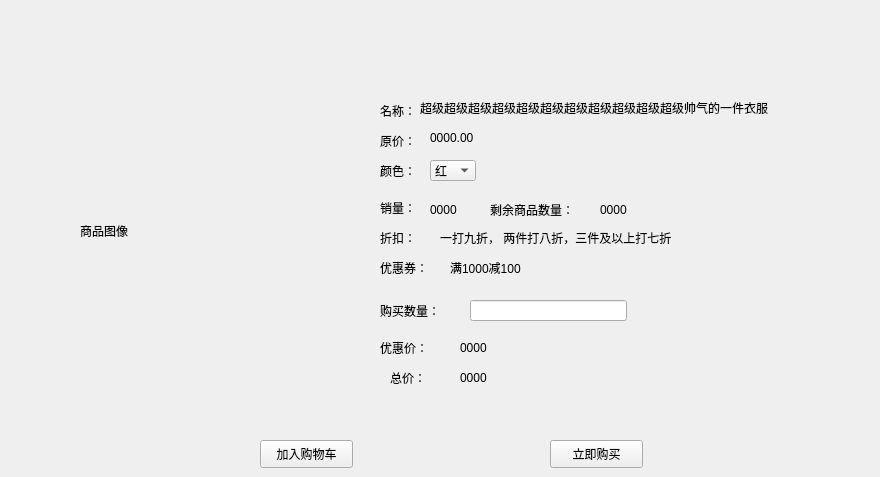
   <widget class="QWidget" name="pageClothInf">
    <widget class="QLabel" name="label_20">
     <property name="geometry">
      <rect>
       <x>380</x>
       <y>230</y>
       <width>72</width>
       <height>15</height>
      </rect>
     </property>
     <property name="text">
      <string>折扣：</string>
     </property>
    </widget>
    <widget class="QLabel" name="labelClothSellNumber">
     <property name="geometry">
      <rect>
       <x>430</x>
       <y>200</y>
       <width>41</width>
       <height>20</height>
      </rect>
     </property>
     <property name="text">
      <string>0000</string>
     </property>
    </widget>
    <widget class="QLabel" name="labelName_5">
     <property name="geometry">
      <rect>
       <x>380</x>
       <y>100</y>
       <width>45</width>
       <height>21</height>
      </rect>
     </property>
     <property name="text">
      <string>名称：</string>
     </property>
    </widget>
    <widget class="QLabel" name="label_22">
     <property name="geometry">
      <rect>
       <x>380</x>
       <y>260</y>
       <width>72</width>
       <height>15</height>
      </rect>
     </property>
     <property name="text">
      <string>优惠券：</string>
     </property>
    </widget>
    <widget class="QLabel" name="labelPrice_5">
     <property name="geometry">
      <rect>
       <x>380</x>
       <y>130</y>
       <width>45</width>
       <height>21</height>
      </rect>
     </property>
     <property name="text">
      <string>原价：</string>
     </property>
    </widget>
    <widget class="QLabel" name="labelLeftNumber_5">
     <property name="geometry">
      <rect>
       <x>380</x>
       <y>300</y>
       <width>71</width>
       <height>21</height>
      </rect>
     </property>
     <property name="text">
      <string>购买数量：</string>
     </property>
    </widget>
    <widget class="QLineEdit" name="lineEditClothBuyNumber">
     <property name="geometry">
      <rect>
       <x>470</x>
       <y>300</y>
       <width>157</width>
       <height>21</height>
      </rect>
     </property>
    </widget>
    <widget class="QComboBox" name="comboBoxClothColor">
     <property name="geometry">
      <rect>
       <x>430</x>
       <y>160</y>
       <width>46</width>
       <height>21</height>
      </rect>
     </property>
     <property name="currentIndex">
      <number>0</number>
     </property>
     <item>
      <property name="text">
       <string>红</string>
      </property>
     </item>
     <item>
      <property name="text">
       <string>黑</string>
      </property>
     </item>
     <item>
      <property name="text">
       <string>黄</string>
      </property>
     </item>
     <item>
      <property name="text">
       <string>绿</string>
      </property>
     </item>
    </widget>
    <widget class="QLabel" name="labelColor_5">
     <property name="geometry">
      <rect>
       <x>380</x>
       <y>160</y>
       <width>46</width>
       <height>21</height>
      </rect>
     </property>
     <property name="text">
      <string>颜色：</string>
     </property>
    </widget>
    <widget class="QLabel" name="labelClothLeftNumber">
     <property name="geometry">
      <rect>
       <x>600</x>
       <y>200</y>
       <width>41</width>
       <height>20</height>
      </rect>
     </property>
     <property name="text">
      <string>0000</string>
     </property>
    </widget>
    <widget class="QPushButton" name="ptnJoinShoppingCart">
     <property name="geometry">
      <rect>
       <x>260</x>
       <y>440</y>
       <width>93</width>
       <height>28</height>
      </rect>
     </property>
     <property name="text">
      <string>加入购物车</string>
     </property>
    </widget>
    <widget class="QPushButton" name="ptnBuyNow">
     <property name="geometry">
      <rect>
       <x>550</x>
       <y>440</y>
       <width>93</width>
       <height>28</height>
      </rect>
     </property>
     <property name="text">
      <string>立即购买</string>
     </property>
    </widget>
    <widget class="QLabel" name="label_21">
     <property name="geometry">
      <rect>
       <x>380</x>
       <y>200</y>
       <width>41</width>
       <height>16</height>
      </rect>
     </property>
     <property name="text">
      <string>销量：</string>
     </property>
    </widget>
    <widget class="QLabel" name="label_23">
     <property name="geometry">
      <rect>
       <x>490</x>
       <y>200</y>
       <width>101</width>
       <height>20</height>
      </rect>
     </property>
     <property name="text">
      <string>剩余商品数量：</string>
     </property>
    </widget>
    <widget class="QLabel" name="labelClothDiscount">
     <property name="geometry">
      <rect>
       <x>440</x>
       <y>230</y>
       <width>311</width>
       <height>16</height>
      </rect>
     </property>
     <property name="text">
      <string>一打九折， 两件打八折，三件及以上打七折</string>
     </property>
    </widget>
    <widget class="QLabel" name="labelClothName">
     <property name="geometry">
      <rect>
       <x>420</x>
       <y>100</y>
       <width>451</width>
       <height>16</height>
      </rect>
     </property>
     <property name="text">
      <string>超级超级超级超级超级超级超级超级超级超级超级帅气的一件衣服</string>
     </property>
    </widget>
    <widget class="QLabel" name="labelClothOriginalPrice">
     <property name="geometry">
      <rect>
       <x>430</x>
       <y>130</y>
       <width>72</width>
       <height>15</height>
      </rect>
     </property>
     <property name="text">
      <string>0000.00</string>
     </property>
    </widget>
    <widget class="QLabel" name="label_33">
     <property name="geometry">
      <rect>
       <x>380</x>
       <y>340</y>
       <width>72</width>
       <height>15</height>
      </rect>
     </property>
     <property name="text">
      <string>优惠价：</string>
     </property>
    </widget>
    <widget class="QLabel" name="labelClothNowPrice">
     <property name="geometry">
      <rect>
       <x>460</x>
       <y>340</y>
       <width>72</width>
       <height>15</height>
      </rect>
     </property>
     <property name="text">
      <string>0000</string>
     </property>
    </widget>
    <widget class="QLabel" name="label_34">
     <property name="geometry">
      <rect>
       <x>390</x>
       <y>370</y>
       <width>72</width>
       <height>15</height>
      </rect>
     </property>
     <property name="text">
      <string>总价：</string>
     </property>
    </widget>
    <widget class="QLabel" name="labelClothTotalPrice">
     <property name="geometry">
      <rect>
       <x>460</x>
       <y>370</y>
       <width>72</width>
       <height>15</height>
      </rect>
     </property>
     <property name="text">
      <string>0000</string>
     </property>
    </widget>
    <widget class="QLabel" name="labelClothImage">
     <property name="geometry">
      <rect>
       <x>80</x>
       <y>110</y>
       <width>241</width>
       <height>241</height>
      </rect>
     </property>
     <property name="text">
      <string>商品图像</string>
     </property>
    </widget>
    <widget class="QLabel" name="labelCloth">
     <property name="geometry">
      <rect>
       <x>450</x>
       <y>260</y>
       <width>131</width>
       <height>16</height>
      </rect>
     </property>
     <property name="text">
      <string>满1000减100</string>
     </property>
    </widget>
   </widget>
